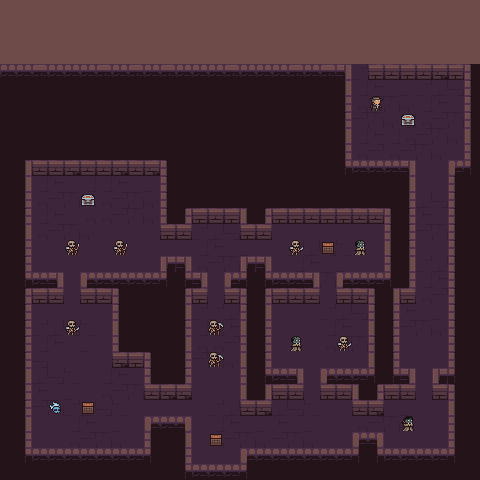

This game map was drawn from its Tiled (.tmx) file and the tilesets committed beside it. A one-line description and the full map source follow:
An orthogonal 30x30 tile map with 16x16 px tiles, 3 tile layers (suelo, muros, logica), 2 tilesets.

<map version="1.5" tiledversion="1.6.0" orientation="orthogonal" renderorder="right-down" width="30" height="30" tilewidth="16" tileheight="16" infinite="0" nextlayerid="7" nextobjectid="1">
 <tileset firstgid="1" source="Dungeon_Tileset.tsx" />
 <tileset firstgid="101" source="Dungeon_Character.tsx" />
 <layer id="1" name="suelo" width="30" height="30">
  <data encoding="csv">
70,70,70,70,70,70,70,70,70,70,70,70,70,70,70,70,70,70,70,70,70,70,70,70,70,70,70,70,70,70,
70,70,70,70,70,70,70,70,70,70,70,70,70,70,70,70,70,70,70,70,70,70,70,70,70,70,70,70,70,70,
70,70,70,70,70,70,70,70,70,70,70,70,70,70,70,70,70,70,70,70,70,70,70,70,70,70,70,70,70,70,
70,70,70,70,70,70,70,70,70,70,70,70,70,70,70,70,70,70,70,70,70,70,70,70,70,70,70,70,70,70,
70,70,70,70,70,70,70,70,70,70,70,70,70,70,70,70,70,70,70,70,70,70,7,8,9,10,70,70,70,70,
79,79,79,79,79,79,79,79,79,79,79,79,79,79,79,79,79,79,79,79,79,7,17,18,19,20,7,8,9,10,
79,79,79,79,79,79,79,79,79,79,79,79,79,79,79,79,79,79,79,79,79,17,27,28,29,30,17,18,19,20,
79,79,79,79,79,79,79,79,79,79,79,79,79,79,79,79,79,79,79,79,79,27,28,29,30,17,27,28,29,30,
79,79,79,79,79,79,79,79,79,79,79,79,79,79,79,79,79,79,79,79,79,70,17,18,17,27,28,29,30,70,
79,79,79,79,79,79,79,79,79,79,79,79,79,79,79,79,79,79,79,79,79,70,27,28,27,28,29,30,24,70,
79,79,7,8,9,7,7,8,9,10,79,79,79,79,79,79,79,79,79,79,79,79,79,79,79,79,80,80,79,79,
79,79,17,18,19,17,17,18,19,20,79,79,79,79,79,79,79,79,79,79,79,79,79,79,79,79,80,80,79,79,
79,79,27,28,29,27,27,28,29,30,79,79,79,79,79,79,79,79,79,79,79,79,79,79,79,7,8,9,10,79,
79,79,17,18,19,27,27,28,29,30,79,79,79,79,79,79,79,79,79,79,79,79,79,79,79,17,18,19,20,79,
79,79,27,28,29,30,80,80,80,80,79,79,7,8,9,10,79,80,80,80,80,80,80,80,79,27,28,29,30,79,
79,79,80,80,80,80,80,80,80,80,80,80,17,18,19,20,80,80,7,8,9,10,80,80,79,79,80,80,79,79,
79,79,80,80,80,80,80,80,80,80,79,79,27,28,29,30,79,80,17,18,19,20,80,80,79,79,7,8,9,79,
79,79,79,79,80,79,79,79,79,79,79,79,79,80,79,79,79,79,27,28,29,30,79,79,79,79,17,18,19,79,
79,79,79,79,80,79,79,79,79,79,79,79,79,80,79,79,79,79,79,79,80,79,79,79,7,8,27,28,29,79,
79,79,80,80,80,80,80,79,79,79,79,79,7,7,8,9,10,80,80,80,7,8,9,10,17,18,19,20,79,79,
79,79,7,8,9,10,80,79,79,79,79,7,17,17,18,19,20,80,80,80,17,18,19,20,27,28,29,30,79,79,
79,79,17,18,19,20,80,79,79,79,79,17,27,27,28,29,30,80,80,80,27,28,29,30,79,80,80,80,79,79,
79,8,9,80,80,80,80,8,9,10,79,27,28,29,30,79,79,80,80,80,80,80,80,79,79,80,80,80,79,79,
79,7,8,9,10,80,17,18,19,20,79,79,80,80,80,79,79,79,79,80,79,79,79,79,79,79,80,79,79,79,
79,17,18,19,20,80,27,28,29,30,79,79,19,80,19,79,79,79,79,80,79,79,7,8,9,10,80,79,79,79,
79,27,28,29,7,8,9,10,80,80,80,80,19,7,8,9,10,8,9,10,80,80,17,18,19,20,80,80,79,79,
79,79,80,80,17,18,19,20,80,79,79,79,19,17,18,19,20,18,19,20,80,80,27,28,29,30,80,80,79,79,
79,79,80,80,27,28,29,30,80,79,79,79,80,27,28,29,30,28,29,30,80,80,79,79,80,80,80,80,79,79,
79,79,79,79,79,79,79,79,79,79,79,79,80,80,80,79,79,79,79,79,79,79,79,79,79,79,79,79,79,79,
79,79,79,79,79,79,79,79,79,79,79,79,79,79,79,79,79,79,79,79,79,79,79,79,79,79,79,79,79,79
</data>
 </layer>
 <layer id="5" name="muros" width="30" height="30">
  <data encoding="csv">
0,0,0,0,0,0,0,0,0,0,0,0,0,0,0,0,0,0,0,0,0,0,0,0,0,0,0,0,0,0,
0,0,0,0,0,0,0,0,0,0,0,0,0,0,0,0,0,0,0,0,0,0,0,0,0,0,0,0,0,0,
0,0,0,0,0,0,0,0,0,0,0,0,0,0,0,0,0,0,0,0,0,0,0,0,0,0,0,0,0,0,
0,0,0,0,0,0,0,0,0,0,0,0,0,0,0,0,0,0,0,0,0,0,0,0,0,0,0,0,0,0,
44,44,42,43,44,44,42,43,42,43,42,44,44,44,42,43,44,44,42,43,42,54,0,2,3,2,3,4,5,6,
0,0,0,0,0,0,0,0,0,0,0,0,0,0,0,0,0,0,0,0,0,11,0,0,0,0,0,0,0,6,
0,0,0,0,0,0,0,0,0,0,0,0,0,0,0,0,0,0,0,0,0,21,0,0,0,0,0,0,0,6,
0,0,0,0,0,0,0,0,0,0,0,0,0,0,0,0,0,0,0,0,0,1,0,0,0,0,0,0,0,6,
0,0,0,0,0,0,0,0,0,0,0,0,0,0,0,0,0,0,0,0,0,11,0,0,0,0,0,0,0,16,
0,0,0,0,0,0,0,0,0,0,0,0,0,0,0,0,0,0,0,0,0,21,0,0,0,0,0,0,0,26,
0,11,3,3,4,3,3,4,3,4,6,0,0,0,0,0,0,0,0,0,0,41,43,43,43,54,0,0,55,46,
0,11,0,0,0,0,0,0,0,0,6,0,0,0,0,0,0,0,0,0,0,0,0,0,0,11,0,0,6,0,
0,21,0,0,0,0,0,0,0,0,6,0,0,0,0,0,0,0,0,0,0,0,0,0,0,21,0,0,6,0,
0,1,0,0,0,0,0,0,0,0,6,1,5,3,5,16,1,2,2,3,2,2,3,3,6,1,0,0,6,0,
0,11,0,0,0,0,0,0,0,0,2,3,0,0,0,2,3,0,0,0,0,0,0,0,6,1,0,0,6,0,
0,21,0,0,0,0,0,0,0,0,0,0,0,0,0,0,0,0,0,0,0,0,0,0,16,1,0,0,6,0,
0,1,0,0,0,0,0,0,0,0,51,54,0,0,0,51,54,0,0,0,0,0,0,0,6,11,0,0,6,0,
0,41,43,54,0,55,43,43,43,43,46,41,54,0,55,46,41,43,43,54,0,55,43,43,46,21,0,0,6,0,
0,1,2,3,0,2,3,6,0,0,0,1,5,0,5,6,1,2,3,3,0,2,3,6,11,2,0,0,6,0,
0,1,0,0,0,0,0,6,0,0,0,11,0,0,0,6,11,0,0,0,0,0,0,6,21,0,0,0,6,0,
0,1,0,0,0,0,0,16,0,0,0,1,0,0,0,16,21,0,0,0,0,0,0,16,1,0,0,0,6,0,
0,1,0,0,0,0,0,26,0,0,0,11,0,0,0,26,1,0,0,0,0,0,0,6,1,0,0,0,6,0,
0,1,0,80,80,80,80,4,5,6,0,21,0,0,0,16,1,0,0,0,0,0,0,16,1,0,0,0,6,0,
0,11,0,0,0,0,0,0,0,6,0,1,0,0,0,26,41,43,54,0,55,43,43,46,41,54,0,51,46,0,
0,21,0,0,0,0,0,0,0,3,4,4,0,0,0,16,11,2,3,0,2,3,16,1,2,3,0,5,6,0,
0,1,0,0,0,0,0,0,0,0,0,0,0,0,0,3,4,0,0,0,0,0,3,4,0,0,0,0,16,0,
0,11,0,0,0,0,0,0,0,55,43,56,0,0,0,0,0,0,0,0,0,0,0,0,0,0,0,0,26,0,
0,21,0,0,0,0,0,0,0,26,0,11,0,0,0,0,0,0,0,0,0,0,55,56,0,0,0,0,26,0,
0,41,43,43,43,43,43,43,43,46,0,21,0,0,0,55,43,43,43,43,43,43,46,41,43,43,43,43,46,0,
0,0,0,0,0,0,0,0,0,0,0,41,43,43,43,46,0,0,0,0,0,0,0,0,0,0,0,0,0,0
</data>
 </layer>
 <layer id="3" name="logica" width="30" height="30">
  <data encoding="csv">
0,0,0,0,0,0,0,0,0,0,0,0,0,0,0,0,0,0,0,0,0,0,0,0,0,0,0,0,0,0,
0,0,0,0,0,0,0,0,0,0,0,0,0,0,0,0,0,0,0,0,0,0,0,0,0,0,0,0,0,0,
0,0,0,0,0,0,0,0,0,0,0,0,0,0,0,0,0,0,0,0,0,0,0,0,0,0,0,0,0,0,
0,0,0,0,0,0,0,0,0,0,0,0,0,0,0,0,0,0,0,0,0,0,0,0,0,0,0,0,0,0,
0,0,0,0,0,0,0,0,0,0,0,0,0,0,0,0,0,0,0,0,0,0,0,0,0,0,0,0,0,0,
0,0,0,0,0,0,0,0,0,0,0,0,0,0,0,0,0,0,0,0,0,0,0,0,0,0,0,0,0,0,
0,0,0,0,0,0,0,0,0,0,0,0,0,0,0,0,0,0,0,0,0,0,0,103,0,0,0,0,0,0,
0,0,0,0,0,0,0,0,0,0,0,0,0,0,0,0,0,0,0,0,0,0,0,0,0,85,0,0,0,0,
0,0,0,0,0,0,0,0,0,0,0,0,0,0,0,0,0,0,0,0,0,0,0,0,0,0,0,0,0,0,
0,0,0,0,0,0,0,0,0,0,0,0,0,0,0,0,0,0,0,0,0,0,0,0,0,0,0,0,0,0,
0,0,0,0,0,0,0,0,0,0,0,0,0,0,0,0,0,0,0,0,0,0,0,0,0,0,0,0,0,0,
0,0,0,0,0,0,0,0,0,0,0,0,0,0,0,0,0,0,0,0,0,0,0,0,0,0,0,0,0,0,
0,0,0,0,0,85,0,0,0,0,0,0,0,0,0,0,0,0,0,0,0,0,0,0,0,0,0,0,0,0,
0,0,0,0,0,0,0,0,0,0,0,0,0,0,0,0,0,0,0,0,0,0,0,0,0,0,0,0,0,0,
0,0,0,0,0,0,0,0,0,0,0,0,0,0,0,0,0,0,0,0,0,0,0,0,0,0,0,0,0,0,
0,0,0,0,113,0,0,113,0,0,0,0,0,0,0,0,0,0,112,0,84,0,111,0,0,0,0,0,0,0,
0,0,0,0,0,0,0,0,0,0,0,0,0,0,0,0,0,0,0,0,0,0,0,0,0,0,0,0,0,0,
0,0,0,0,0,0,0,0,0,0,0,0,0,0,0,0,0,0,0,0,0,0,0,0,0,0,0,0,0,0,
0,0,0,0,0,0,0,0,0,0,0,0,0,0,0,0,0,0,0,0,0,0,0,0,0,0,0,0,0,0,
0,0,0,0,0,0,0,0,0,0,0,0,0,0,0,0,0,0,0,0,0,0,0,0,0,0,0,0,0,0,
0,0,0,0,112,0,0,0,0,0,0,0,0,114,0,0,0,0,0,0,0,0,0,0,0,0,0,0,0,0,
0,0,0,0,0,0,0,0,0,0,0,0,0,0,0,0,0,0,111,0,0,112,0,0,0,0,0,0,0,0,
0,0,0,0,0,0,0,0,0,0,0,0,0,114,0,0,0,0,0,0,0,0,0,0,0,0,0,0,0,0,
0,0,0,0,0,0,0,0,0,0,0,0,0,0,0,0,0,0,0,0,0,0,0,0,0,0,0,0,0,0,
0,0,0,0,0,0,0,0,0,0,0,0,0,0,0,0,0,0,0,0,0,0,0,0,0,0,0,0,0,0,
0,0,0,109,0,84,0,0,0,0,0,0,0,0,0,0,0,0,0,0,0,0,0,0,0,0,0,0,0,0,
0,0,0,0,0,0,0,0,0,0,0,0,0,0,0,0,0,0,0,0,0,0,0,0,0,110,0,0,0,0,
0,0,0,0,0,0,0,0,0,0,0,0,0,84,0,0,0,0,0,0,0,0,0,0,0,0,0,0,0,0,
0,0,0,0,0,0,0,0,0,0,0,0,0,0,0,0,0,0,0,0,0,0,0,0,0,0,0,0,0,0,
0,0,0,0,0,0,0,0,0,0,0,0,0,0,0,0,0,0,0,0,0,0,0,0,0,0,0,0,0,0
</data>
 </layer>
</map>
